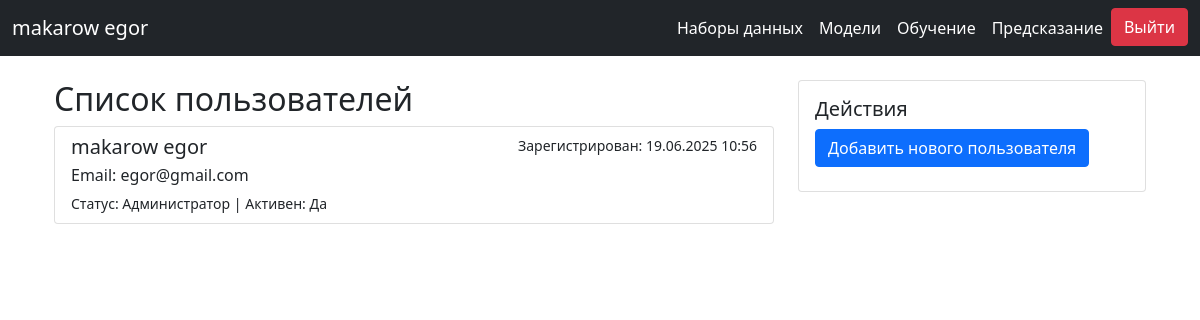
Page /user_list/ (signed in) on the committed database.
### accounts/models.py (models this page shows, shortened)
class CustomUser(AbstractBaseUser, PermissionsMixin):
    first_name = models.CharField('first name', max_length=30)
    last_name = models.CharField('last name', max_length=30)
    patronymic = models.CharField('patronymic', max_length=30, blank=True)
    email = models.EmailField('email address', unique=True)
    is_active = models.BooleanField('active', default=True)
    is_staff = models.BooleanField('staff status', default=False)
    is_superuser = models.BooleanField('superuser status', default=False)
    date_joined = models.DateTimeField('date joined', default=timezone.now)
    USERNAME_FIELD = 'email'
    REQUIRED_FIELDS = ['first_name', 'last_name']
    objects = CustomUserManager()
    def get_full_name(self):
        return f"{self.last_name} {self.first_name} {self.patronymic}".strip()
    def get_absolute_url(self):
        return reverse('user_detail', args=[str(self.id)])

### accounts/views.py (the view)
# urls.py: path('user_list/', account_views.users_list, name='user_list'),
@login_required
def users_list(request):
    users = CustomUser.objects.all().order_by('-date_joined')
    return render(request, 'user_list.html', {'users': users})

### accounts/templates/user_list.html
{% extends "base.html" %}
{% block content %}
<div class="container">
    <div class="row">
        <div class="col-md-8">
            <h2>Список пользователей</h2>
            <div class="list-group">
                {% for user in users %}
                <a href="{{ user.get_absolute_url }}" class="list-group-item list-group-item-action">
                    <div class="d-flex w-100 justify-content-between">
                        <h5 class="mb-1">{{ user.get_full_name }}</h5>
                        <small>Зарегистрирован: {{ user.date_joined|date:"d.m.Y H:i" }}</small>
                    </div>
                    <p class="mb-1">Email: {{ user.email }}</p>
                    <small>
                        Статус:
                        {% if user.is_superuser %}Администратор{% elif user.is_staff %}Персонал{% else %}Пользователь{% endif %} |
                        Активен: {% if user.is_active %}Да{% else %}Нет{% endif %}
                    </small>
                </a>
                {% empty %}
                <div class="alert alert-info">Нет зарегистрированных пользователей</div>
                {% endfor %}
            </div>
        </div>
        <div class="col-md-4">
            <div class="card">
                <div class="card-body">
                    <h5 class="card-title">Действия</h5>
                    {% if request.user.is_staff %}
                    <a href="{% url 'add_user' %}" class="btn btn-primary btn-block mb-2">
                        Добавить нового пользователя
                    </a>
                    {% endif %}
                </div>
            </div>
        </div>
    </div>
</div>
{% endblock %}

### datasets/templates/base.html (shortened to what this page needs)
<!DOCTYPE html>
<html lang="ru">
<head>
    <link href="https://cdn.jsdelivr.net/npm/bootstrap@5.1.3/dist/css/bootstrap.min.css" rel="stylesheet">
</head>
<body>
    <header class="bg-dark text-white">
        <nav class="navbar navbar-expand-lg navbar-dark bg-dark">
            <div class="container-fluid">
                {% if user.is_authenticated %}
                    <a class="navbar-brand text-white" href="{% url 'dataset_list' %}">
                        {{ user.get_full_name|default:user.email }}
                    </a>
                {% else %}
                    <a class="navbar-brand text-white" href="{% url 'dataset_list' %}">DataSets Manager</a>
                {% endif %}
                <div class="collapse navbar-collapse" id="navbarNav">
                    <ul class="navbar-nav ms-auto">
                        <li class="nav-item">
                            <a class="nav-link text-white" href="{% url 'dataset_list' %}">Наборы данных</a>
                        </li>
                        <li class="nav-item">
                            <a class="nav-link text-white" href="{% url 'model_list' %}">Модели</a>
                        </li>
                        <li class="nav-item">
                            <a class="nav-link text-white" href="{% url 'session_list' %}">Обучение</a>
                        </li>
                        <li class="nav-item">
                            <a class="nav-link text-white" href="{% url 'predict_sessions_list' %}">Предсказание</a>
                        </li>
                        {% if user.is_authenticated %}
                            <li class="nav-item">
                                <a href="{% url 'logout' %}" class="btn btn-danger btn-block">
                                    Выйти
                                </a>
                            </li>
                        {% endif %}
                    </ul>
                </div>
            </div>
        </nav>
    </header>
    <div class="container mt-4">
        {% block content %}{% endblock %}
    </div>
</body>
</html>

### rows in the picture
CustomUser: get_full_name "makarow egor", date_joined "19.06.2025 10:56", email "egor@gmail.com", is_superuser "Администратор", is_active "Да"
